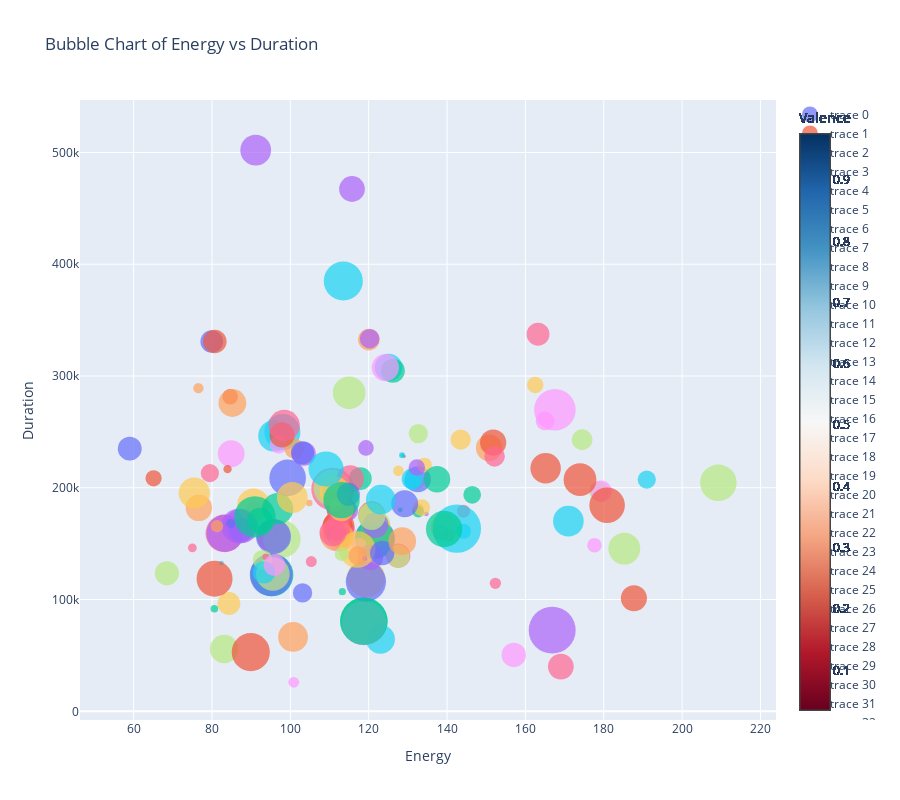

This figure's notebook cell:
### Code cell
# Create Bubble Chart
fig = go.Figure()

# Add traces for each track
for index, row in df2.iterrows():
    fig.add_trace(go.Scatter(
        x=[row['Tempo']],
        y=[row['Duration']],
        mode='markers',
        marker=dict(
            size= row['Energy']*50,  # Take the absolute value of Loudness and adjust the size of the bubbles
            color=row['Valence'],  # Use Valence for the color of the bubbles
            colorscale='RdBu',  # Set the color scale from red to blue
            cmin=df2['Valence'].min(),  # Set the minimum value for the color scale
            cmax=df2['Valence'].max(),  # Set the maximum value for the color scale
            opacity=0.7,
            colorbar=dict(
                title='Valence'  # Label for the colorbar
            )
        ),
        text=row['Track Name'],  # Text to display when hovering over the bubbles
        hoverinfo='text'
    ))

# Update layout
fig.update_layout(
    height=800,
    title='Bubble Chart of Energy vs Duration',
    xaxis=dict(title='Energy'),
    yaxis=dict(title='Duration')
)

# Show the plot
fig.show()
